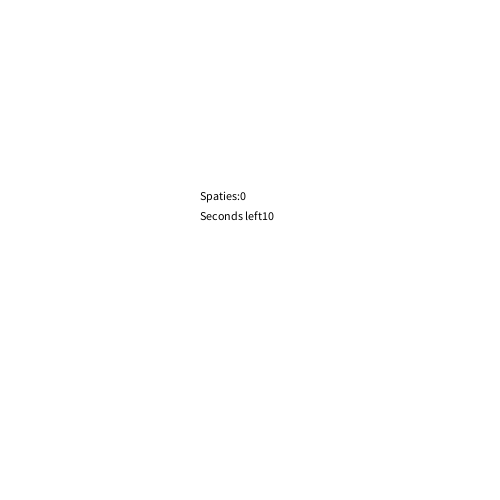
Frame 1 (no input)
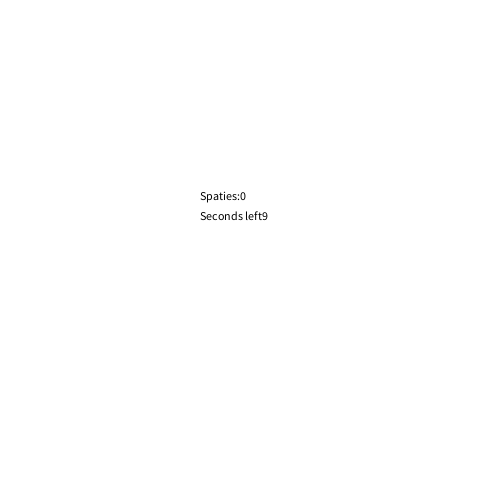
Frame 60 (the mouse pressed at the canvas centre just before this capture)
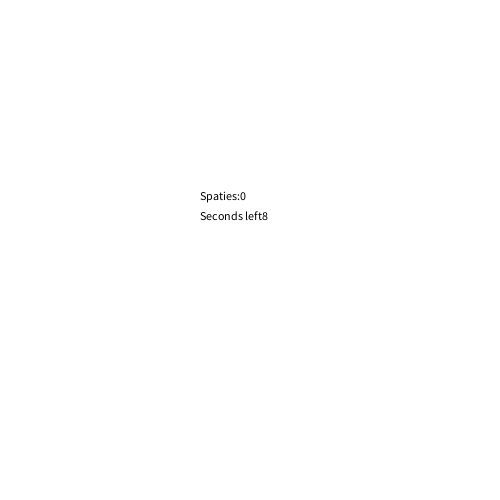
Frame 120 (the mouse held since frame 60 and released just before this capture)

The Processing sketch that drew these frames (run headless with seeded random() and noise(); from frame 60 on, the mouse is pressed at the canvas centre):

// Processing sketch: opdracht12_2
// ── opdracht12_2.pde
int seconden;
int aantalSpaties = 0;
boolean racing = true;
int leftAmount;


void setup () {
  size(500,500);
}

void draw() {
  background(255,255,255);
  seconden = millis()/1000;
  leftAmount = 10 - seconden;
  if(seconden >= 10){
    racing = false;
  }
  fill(0,0,0);
  text("Spaties:" + aantalSpaties, 200, 200);
  text("Seconds left" + leftAmount, 200, 220);
}

void keyReleased(){
  if(keyCode == 32 && racing ){
    aantalSpaties++;
  }
}
